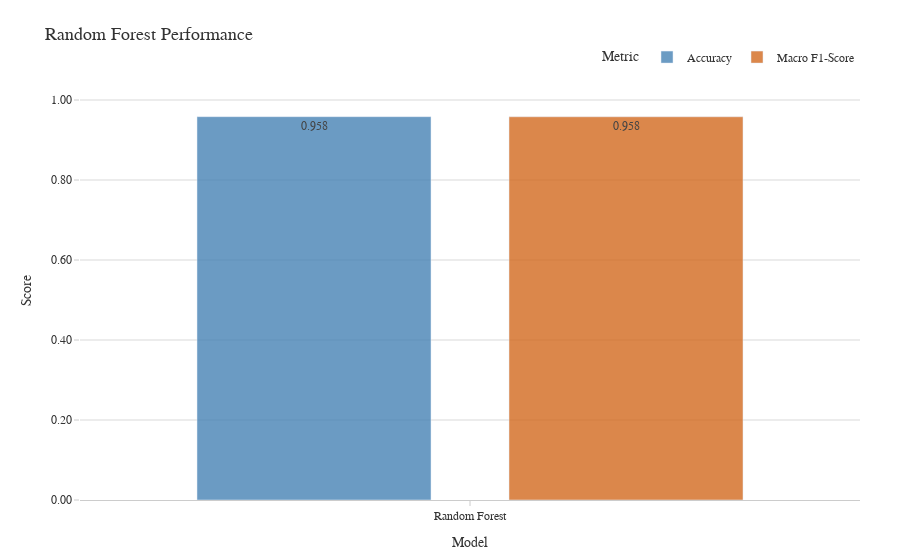

The notebook cell this image was saved under:
### Code cell
# Valid Accuracy and F1 Visualization
# cm = confusion_matrix(y_test, y_pred)
# disp = ConfusionMatrixDisplay(confusion_matrix=cm, display_labels=label_mapping.keys())
# disp.plot()
from sklearn.metrics import classification_report, confusion_matrix, accuracy_score, f1_score
import plotly.graph_objects as go
import plotly.figure_factory as ff
import numpy as np

# --- Style Definitions (NYT Inspired - Reuse from previous) ---
# ... (style definitions remain the same) ...
colors = {
    'bar_lin': 'rgba(70, 130, 180, 0.8)',
    'bar_log': 'rgba(210, 105, 30, 0.8)',
    'grid': '#d9d9d9',
    'text': '#333333',
    'background': '#ffffff',
    'axis_line': '#cccccc',
    'heatmap': 'Blues' # Or 'Greys', 'YlGnBu', etc.
}
font_family = "Arial, sans-serif"
base_layout = go.Layout( # Shared layout elements
     # ... (base_layout definition remains the same) ...
    font=dict(family=font_family, size=12, color=colors['text']),
    title_font_size=18,
    plot_bgcolor=colors['background'],
    paper_bgcolor=colors['background'],
    yaxis=dict(showgrid=True, gridcolor=colors['grid'], gridwidth=1, showline=False, ticks='outside', tickcolor=colors['axis_line'], zeroline=False),
    xaxis=dict(showgrid=False, showline=True, linecolor=colors['axis_line'], linewidth=1, ticks='outside', tickcolor=colors['axis_line'], zeroline=False),
    legend=dict(orientation='h', yanchor='bottom', y=1.02, xanchor='right', x=1, bgcolor='rgba(0,0,0,0)', bordercolor=colors['background']),
    margin=dict(l=80, r=40, t=80, b=60)
)


# Basic metrics
rf_accuracy = accuracy_score(y_val, y_val_pred)
rf_f1_macro = f1_score(y_val, y_val_pred, average='macro', zero_division=0)

# Classification report
website_names = sorted(y_test.unique())  # Ensure consistent label order
report_rf_dict = classification_report(y_test, y_pred, target_names=website_names, output_dict=True, zero_division=0)

models = ['Random Forest']
accuracies = [rf_accuracy]
f1_macros = [rf_f1_macro]

fig_metrics = go.Figure(layout=base_layout)

fig_metrics.add_trace(go.Bar(
    x=models,
    y=accuracies,
    name='Accuracy',
    marker_color=colors['bar_lin'],
    text=[f'{acc:.3f}' for acc in accuracies],
    textposition='auto',
    width=0.3
))

fig_metrics.add_trace(go.Bar(
    x=models,
    y=f1_macros,
    name='Macro F1-Score',
    marker_color=colors['bar_log'],
    text=[f'{f1:.3f}' for f1 in f1_macros],
    textposition='auto',
    width=0.3
))

fig_metrics.update_layout(
    title_text='Random Forest Performance',
    xaxis_title='Model',
    yaxis_title='Score',
    yaxis_range=[0, 1.05],
    yaxis_tickformat=".2f",
    barmode='group',
    legend_title_text='Metric'
)

fig_metrics.show()

### Figure 1 — Plotly figure (JSON) as saved in the notebook; plotly's stock layout.template omitted (floating-point values rounded to 4 significant figures)
{"data": [{"marker": {"color": "rgba(70, 130, 180, 0.8)"}, "name": "Accuracy", "text": ["0.958"], "textposition": "auto", "type": "bar", "width": 0.3, "x": ["Random Forest"], "y": [0.9583]}, {"marker": {"color": "rgba(210, 105, 30, 0.8)"}, "name": "Macro F1-Score", "text": ["0.958"], "textposition": "auto", "type": "bar", "width": 0.3, "x": ["Random Forest"], "y": [0.958]}], "layout": {"barmode": "group", "font": {"color": "#333333", "family": "Arial, sans-serif", "size": 12}, "legend": {"bgcolor": "rgba(0,0,0,0)", "bordercolor": "#ffffff", "orientation": "h", "title": {"text": "Metric"}, "x": 1, "xanchor": "right", "y": 1.02, "yanchor": "bottom"}, "margin": {"b": 60, "l": 80, "r": 40, "t": 80}, "paper_bgcolor": "#ffffff", "plot_bgcolor": "#ffffff", "title": {"font": {"size": 18}, "text": "Random Forest Performance"}, "xaxis": {"linecolor": "#cccccc", "linewidth": 1, "showgrid": false, "showline": true, "tickcolor": "#cccccc", "ticks": "outside", "title": {"text": "Model"}, "zeroline": false}, "yaxis": {"gridcolor": "#d9d9d9", "gridwidth": 1, "range": [0, 1.05], "showgrid": true, "showline": false, "tickcolor": "#cccccc", "tickformat": ".2f", "ticks": "outside", "title": {"text": "Score"}, "zeroline": false}}}
